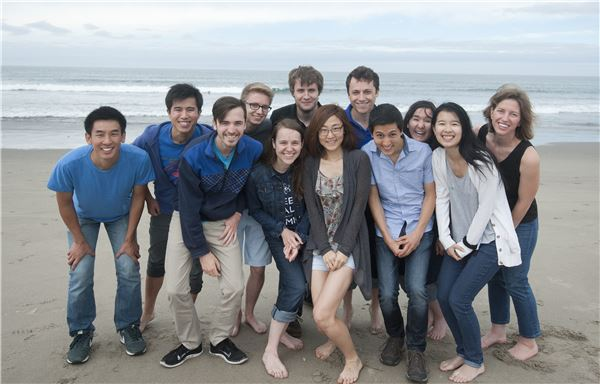
#> input picture opencv/image/2.jpg, 600 x 384 px; its folder holds 4 pictures in this run
$ python SmileImgTest.py
#> lines starting #> are read from the running program, lines starting #| are printed output that depends on the picture; after the words box and inside, x2 and y2 are one past the last pixel; in counts of white or black regions, pixels touching at a corner belong together
# -*- coding=utf-8 -*-
import cv2

facePath = "./xml/haarcascade_frontalface_alt.xml"
faceCascade = cv2.CascadeClassifier(facePath)

smilePath = "./xml/haarcascade_smile.xml"
smileCascade = cv2.CascadeClassifier(smilePath)

image = '2'
img = cv2.imread("./image/%s.jpg" % image)
#> img is the input picture: shape (384, 600, 3); mean B, G, R 150, 146.1, 143.4
gray = cv2.cvtColor(img, cv2.COLOR_RGB2GRAY)
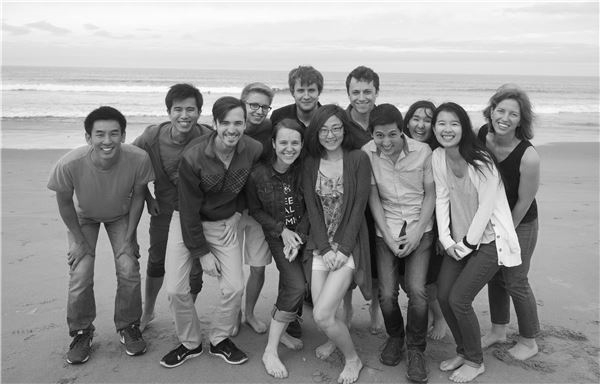
#> gray: shape (384, 600); min 2, max 255, mean 147

faces = faceCascade.detectMultiScale(
    gray,
    scaleFactor=1.1,
    minNeighbors=8,
    minSize=(30, 30),
    flags=cv2.CASCADE_SCALE_IMAGE
)
#> faces = [[343, 78, 38, 38], [164, 94, 41, 41], [488, 97, 38, 38], [429, 108, 39, 39], [314, 115, 35, 35], [86, 117, 43, 43], [269, 127, 39, 39]]

# 畫出每一個臉
for (x, y, w, h) in faces:
    # cv2.rectangle(img, (x, y), (x+w, y+h), (0, 0, 255), 2)
    roi_gray = gray[y:y+h, x:x+w]
    roi_color = img[y:y+h, x:x+w]

    # 對人臉進行微笑偵測
    smile = smileCascade.detectMultiScale(
        roi_gray,
        scaleFactor=1.16,
        minNeighbors=35,
        minSize=(10, 10),
        flags=cv2.CASCADE_SCALE_IMAGE
    )

    # 框出上揚嘴角，並打上 Smile 標籤
    print(smile)
    for (x2, y2, w2, h2) in smile:
        cv2.rectangle(roi_color, (x2, y2), (x2+w2, y2+h2), (255, 0, 0), 2)
        cv2.putText(img, 'Smile', (x+x2, y+y2-7), 3, 1.2, (0, 255, 0), 2)

    if len(smile) == 0:
        cv2.putText(img, 'No Smile', (x, y - 7), 3, 1.2, (0, 0, 255), 2)
#> this loop made 7 passes
#> pass 1, `roi_gray = gray[y:y+h, x:x+w]`:
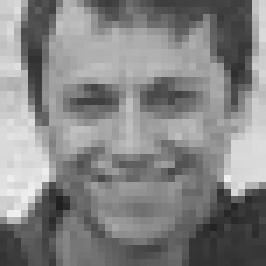
#> roi_gray: shape (38, 38) (shown 7 times larger); min 31, max 239, mean 132.5
#> pass 1, `roi_color = img[y:y+h, x:x+w]`:
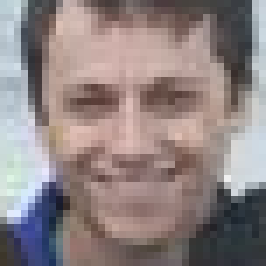
#> roi_color: shape (38, 38, 3) (shown 7 times larger); mean B, G, R 130.8, 131.2, 143.6
#> pass 2, `roi_color = img[y:y+h, x:x+w]`:
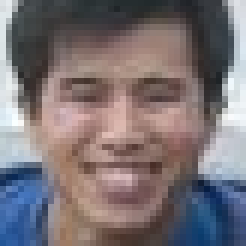
#> roi_color: shape (41, 41, 3) (shown 6 times larger); mean B, G, R 116.9, 113.3, 122.2
#> after the loop:
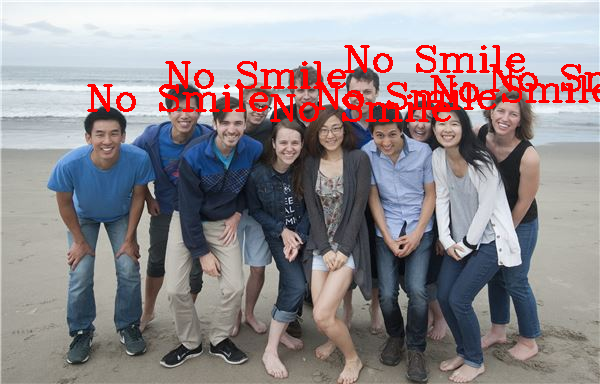
#> img: shape (384, 600, 3); 4.36% of pixels changed, all inside (x1, y1, x2, y2) = (87, 45, 600, 122)
#> after the loop:
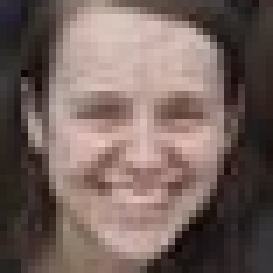
#> roi_color: shape (39, 39, 3) (shown 7 times larger); mean B, G, R 94.8, 100, 118.1
#> after the loop:
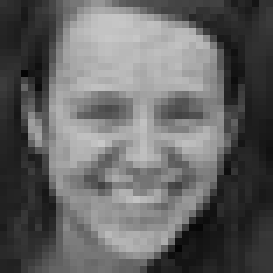
#> roi_gray: shape (39, 39) (shown 7 times larger); min 4, max 200, mean 100.6

cv2.imshow('Smile', img)

# 儲存檔案
cv2.imwrite("./result/%s.jpg" % image, img)

# 任意鍵離開(若設定為 0 就表示持續等待至使用者按下按鍵為止)
c = cv2.waitKey(0)
#> (key Esc is pressed here)
